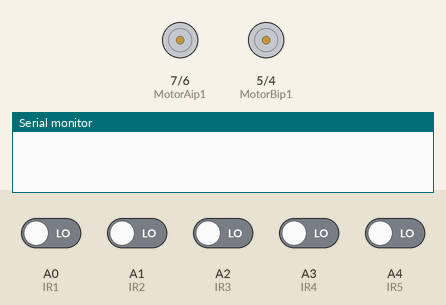
A sketch run on a simulated Arduino Uno, built with avr-gcc and run on an emulated ATmega328P. Parts: motor-driver pin pairs drawn as motors (green arrow = first pin HIGH = forward, orange = second pin HIGH = backward, longer = more drive, scaled by the enable pin), the last lines printed to the serial monitor. Inputs (shaded band) come from the test bench; at power-on: A0 (IR1), A1 (IR2), A2 (IR3), A3 (IR4), A4 (IR5) LOW.

Above: at 1.2 s.
1.3 s: A0 (IR1) driven HIGH
At 2.5 s:
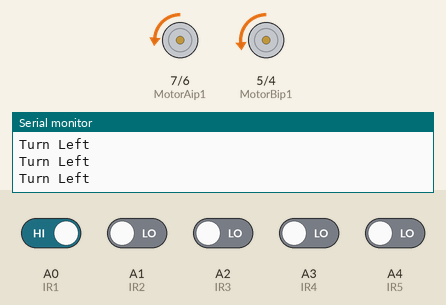
2.8 s: A0 (IR1) driven LOW and A2 (IR3) driven HIGH
At 3.3 s:
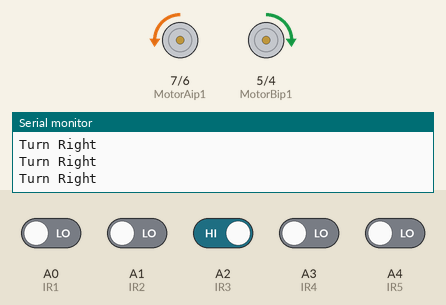
4.3 s: A2 (IR3) driven LOW and A4 (IR5) driven HIGH
At 5.5 s:
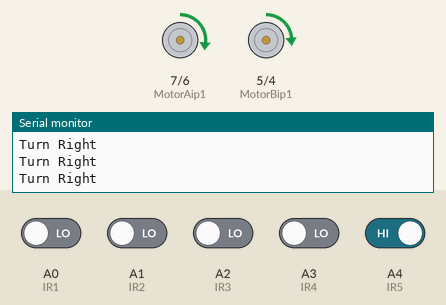
Timing chart, 0 to 7.3 s (numbered marks = the images above; inputs shaded):
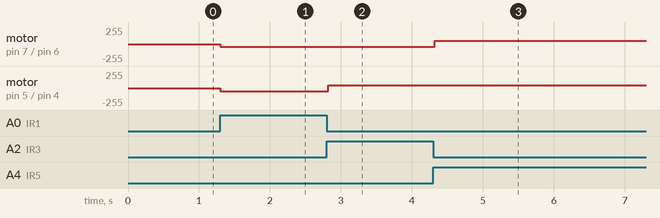

The sketch:

Github_Repo.ino
```cpp
int IR1 = A0;
int IR2 = A1;
int IR3 = A2;
int IR4 = A3;
int IR5 = A4;

int enB = 9; // Right motor
int MotorAip1 = 7;
int MotorAip2 = 6;
// motor two
int enA = 3; // Left motor
int MotorBip1 = 5;
int MotorBip2 = 4;

void stop()
{
  // Stop both Motors
  digitalWrite(MotorAip1, LOW);
  digitalWrite(MotorAip2, LOW);
  digitalWrite(MotorBip1, LOW);
  digitalWrite(MotorBip2, LOW);
  analogWrite(enA, 0);
  analogWrite(enB, 0);
}

void move()
{
  // Move both the Motors
  digitalWrite(MotorAip1, 0);
  digitalWrite(MotorAip2, 1);
  digitalWrite(MotorBip1, 1);
  digitalWrite(MotorBip2, 0);
  analogWrite(enA, 40);
  analogWrite(enB, 40);
}
void moveleft()
{
  digitalWrite(MotorAip1, 0);
  digitalWrite(MotorAip2, 1);
  digitalWrite(MotorBip1, 0);
  digitalWrite(MotorBip2, 1);
  analogWrite(enA, 38);
  analogWrite(enB, 48);
}

void Left()
{
  digitalWrite(MotorAip1, LOW);
  digitalWrite(MotorAip2, LOW);
  digitalWrite(MotorBip1, HIGH);
  digitalWrite(MotorBip2, LOW);
  analogWrite(enA, 30);
  analogWrite(enB, 50);
}

void Leftmax()
{
  digitalWrite(MotorAip1, LOW);
  digitalWrite(MotorAip2, HIGH);
  digitalWrite(MotorBip1, HIGH);
  digitalWrite(MotorBip2, LOW);
  analogWrite(enA, 30);
  analogWrite(enB, 50);
}

void moveright()
{
  digitalWrite(MotorAip1, HIGH); // If I want to turn right then the speed of the right wheel should be less than that of the left wheel, here, let a be the right wheel
  digitalWrite(MotorAip2, LOW);
  digitalWrite(MotorBip1, HIGH);
  digitalWrite(MotorBip2, LOW);
  analogWrite(enB, 38);
  analogWrite(enA, 48);
}

void Right()
{
  digitalWrite(MotorAip1, HIGH); // If I want to turn right then the speed of the right wheel should be less than that of the left wheel, here, let a be the right wheel
  digitalWrite(MotorAip2, LOW);
  digitalWrite(MotorBip1, LOW);
  digitalWrite(MotorBip2, LOW);
  analogWrite(enA, 50);
  analogWrite(enB, 30);
}

void Rightmax()
{
  digitalWrite(MotorAip1, HIGH); // If I want to turn right then the speed of the right wheel should be less than that of the left wheel, here, let a be the right wheel
  digitalWrite(MotorAip2, LOW);
  digitalWrite(MotorBip1, LOW);
  digitalWrite(MotorBip2, HIGH);
  analogWrite(enA, 50);
  analogWrite(enB, 3);
}

void R()
{
  move();
  delay(600);
  Rightmax();
  delay(550);
}

void Ri()
{
  move();
  delay(750);
  Rightmax();
  delay(775);
}

void L()
{
  move();
  delay(600);
  Leftmax();
  delay(550);
}


void Li()
{
  move();
  delay(750);
  Leftmax();
  delay(775);
}
void U()
{
  Leftmax();
  delay(1050);
  stop();
}
void setup()
{
  Serial.begin(9600);
  pinMode(enA, OUTPUT);
  pinMode(enB, OUTPUT);
  pinMode(IR1, INPUT);
  pinMode(IR2, INPUT);
  pinMode(IR3, INPUT);
  pinMode(IR4, INPUT);
  pinMode(IR5, INPUT);
  pinMode(MotorAip1, OUTPUT);
  pinMode(MotorAip2, OUTPUT);
  pinMode(MotorBip1, OUTPUT);
  pinMode(MotorBip2, OUTPUT);
}

void loop()
{
    if (digitalRead(IR1) == HIGH && digitalRead(IR2) == HIGH && digitalRead(IR3) == HIGH && digitalRead(IR4) == HIGH && digitalRead(IR5) == HIGH)
  {
    // IR not on black line
    Serial.println("Turn Left");
    moveleft();
    delay(500);
    if (digitalRead(IR1) == HIGH && digitalRead(IR2) == HIGH && digitalRead(IR3) == HIGH && digitalRead(IR4) == HIGH && digitalRead(IR5) == HIGH)
    stop();


  }

  if (digitalRead(IR1) == LOW && digitalRead(IR2) == LOW && digitalRead(IR3) == HIGH && digitalRead(IR4) == LOW && digitalRead(IR5) == LOW)
  {
    // IR not on black line
    Serial.println("Turn Right");
    move();
  }

  if (digitalRead(IR1) == HIGH && digitalRead(IR2) == LOW && digitalRead(IR3) == LOW && digitalRead(IR4) == LOW && digitalRead(IR5) == LOW)
  {
    // IR not on black line
    Serial.println("Turn Left");
    moveleft();
  }
  if (digitalRead(IR1) == HIGH && digitalRead(IR2) == HIGH && digitalRead(IR3) == LOW && digitalRead(IR4) == LOW && digitalRead(IR5) == LOW)
  {
    // IR not on black line
    Serial.println("Turn Left");
    moveleft();
  }
  if (digitalRead(IR1) == HIGH && digitalRead(IR2) == HIGH && digitalRead(IR3) == HIGH && digitalRead(IR4) == LOW && digitalRead(IR5) == LOW)
  {
    // IR not on black line
    Serial.println("Turn Left");
    moveleft();
  }
  if (digitalRead(IR1) == LOW && digitalRead(IR2) == LOW && digitalRead(IR3) == LOW && digitalRead(IR4) == LOW && digitalRead(IR5) == HIGH)
  {
    // IR not on black line
    Serial.println("Turn Right");
    moveright();
  }
  if (digitalRead(IR1) == LOW && digitalRead(IR2) == LOW && digitalRead(IR3) == LOW && digitalRead(IR4) == HIGH && digitalRead(IR5) == HIGH)
  {
    // IR not on black line
    Serial.println("Turn Right");
    moveright();
  }
  if (digitalRead(IR1) == LOW && digitalRead(IR2) == LOW && digitalRead(IR3) == HIGH && digitalRead(IR4) == HIGH && digitalRead(IR5) == HIGH)
  {
    // IR not on black line
    Serial.println("Turn Right");
    moveright();
  }

}
```

Measured:
- after the input at 1.3 s, motor on pin 7 (MotorAip1) / pin 6 (MotorAip2): stopped → backward 38/255 at once; motor on pin 5 (MotorBip1) / pin 4 (MotorBip2): stopped → backward 48/255 at once
- after the input at 2.8 s, motor on pin 7 (MotorAip1) / pin 6 (MotorAip2): backward 38/255 → backward 40/255 at once; motor on pin 5 (MotorBip1) / pin 4 (MotorBip2): backward 48/255 → forward 40/255 at once
- after the input at 4.3 s, motor on pin 7 (MotorAip1) / pin 6 (MotorAip2): backward 40/255 → forward 48/255 at once; motor on pin 5 (MotorBip1) / pin 4 (MotorBip2): forward 40/255 → forward 38/255 at once
